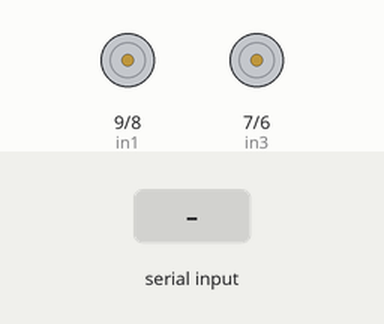
Bench run of a sketch on a simulated Arduino Uno, built with avr-gcc and run on an emulated ATmega328P. Shown: motor-driver pin pairs drawn as motors (green arrow = first pin HIGH = forward, orange = second pin HIGH = backward, longer = more drive, scaled by the enable pin). The inputs (shaded band) are chosen by the test bench.

Above: at 1.2 s.
1.3 s: "1\n" received over Serial
At 2.2 s:
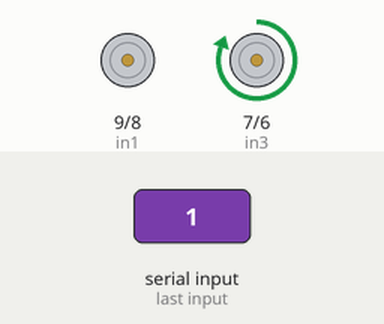
2.8 s: "2\n" received over Serial
At 3.4 s:
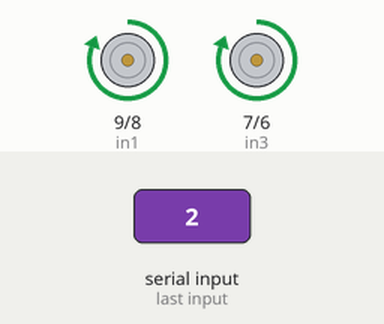
4.3 s: "3\n" received over Serial
At 5.5 s:
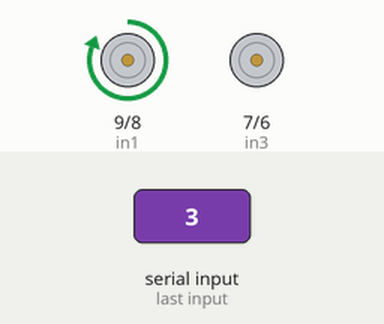
5.8 s: "4\n" received over Serial
At 6.8 s:
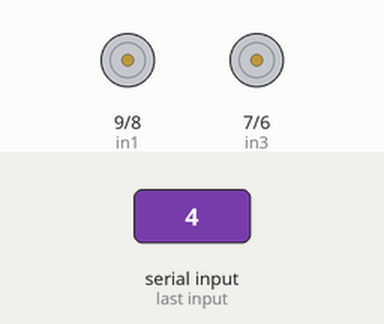
7.3 s: "1\n" received over Serial
At 8.0 s:
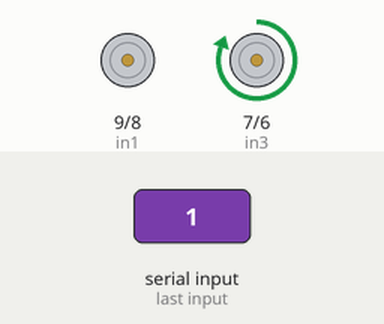
Timing chart, 0 to 9.8 s (numbered marks = the images above; inputs shaded):
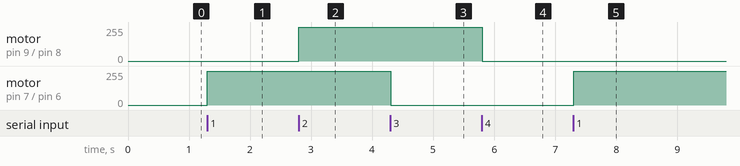

Measured:
- after the input at 1.3 s, motor on pin 7 (in3) / pin 6 (in4): stopped → forward 255/255 at once
- after the input at 2.8 s, motor on pin 9 (in1) / pin 8 (in2): stopped → forward 255/255 at once
- after the input at 4.3 s, motor on pin 7 (in3) / pin 6 (in4): forward 255/255 → stopped at once
- after the input at 5.8 s, motor on pin 9 (in1) / pin 8 (in2): forward 255/255 → stopped at once
- after the input at 7.3 s, motor on pin 7 (in3) / pin 6 (in4): stopped → forward 255/255 at once

The sketch:

motor.ino
```cpp
// Motor A
int enA = 10;
int in1 = 9;
int in2 = 8;

// Motor B
int enB = 5;
int in3 = 7;
int in4 = 6;

// Lower is 170, upper is 255
int Speed = 255;

void setup()
{
  Serial.begin(9600);
  // Set all the motor control pins to outputs
  pinMode(enA, OUTPUT);
  pinMode(enB, OUTPUT);
  pinMode(in1, OUTPUT);
  pinMode(in2, OUTPUT);
  pinMode(in3, OUTPUT);
  pinMode(in4, OUTPUT);
}

void straight()
{
  //motor A
  analogWrite(enA, Speed);
  digitalWrite(in1, HIGH);
  digitalWrite(in2, LOW);

  //motor B
  analogWrite(enB, Speed);
  digitalWrite(in3, HIGH);
  digitalWrite(in4, LOW);
}

void left()
{
  // Now turn off motors
  digitalWrite(in1, LOW);
  digitalWrite(in2, LOW);
  //motor B
  analogWrite(enB, Speed);
  digitalWrite(in3, HIGH);
  digitalWrite(in4, LOW);
}

void right()
{
  // Now turn off motors
  digitalWrite(in3, LOW);
  digitalWrite(in4, LOW);

  //motor A
  analogWrite(enA, Speed);
  digitalWrite(in1, HIGH);
  digitalWrite(in2, LOW);
}

void loop(){

  if (Serial.available() > 0) {
    String data = Serial.readStringUntil('\n');
    int moves = data.toInt();

    switch (moves){
      case 1:
        left();
        break;
      case 2:
        straight();
        break;
      case 3:
        right();
        break;
       case 4:
        digitalWrite(in1, LOW);
        digitalWrite(in2, LOW);
        digitalWrite(in3, LOW);
        digitalWrite(in4, LOW);
        break;

    }
    //delay(1000);
  }
}
```
